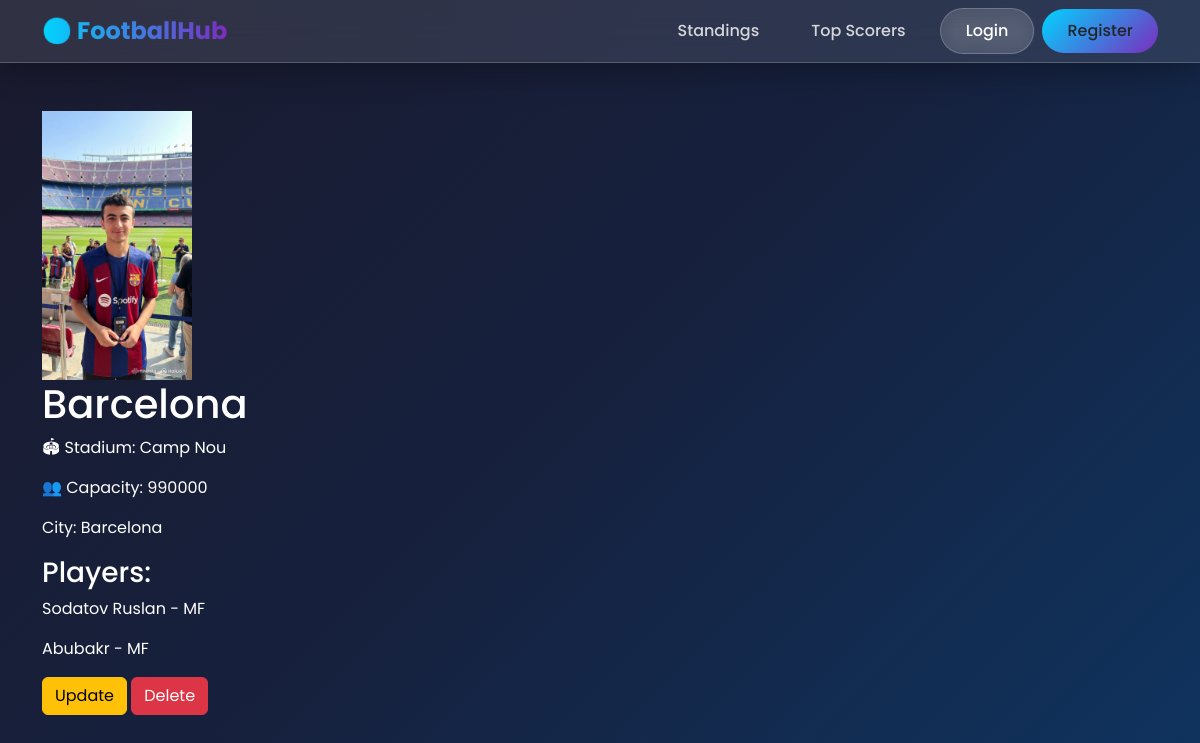
The app's page /team/1/ with its own data.
### football/models.py (models this page shows, shortened)
class Team(models.Model):
    name = models.CharField(max_length=100)
    city = models.CharField(max_length=100)
    logo = models.ImageField(upload_to='teams/', blank=True, null=True)
    stadium = models.CharField(max_length=100, blank=True, null=True)
    capacity = models.PositiveIntegerField(blank=True, null=True)
    created_at = models.DateTimeField(auto_now_add=True)

class Player(models.Model):
    POSITION_CHOICES = [
        ('GK', 'Goalkeeper'),
        ('DF', 'Defender'),
        ('MF', 'Midfielder'),
        ('FW', 'Forward'),
    ]
    team = models.ForeignKey(Team, on_delete=models.CASCADE, related_name='players')
    full_name = models.CharField(max_length=100)
    age = models.PositiveIntegerField()
    number = models.PositiveIntegerField()
    position = models.CharField(max_length=2, choices=POSITION_CHOICES)
    photo = models.ImageField(upload_to='players/', blank=True, null=True)
    overall = models.PositiveIntegerField(default=75)
    pace = models.PositiveIntegerField(default=70)
    shooting = models.PositiveIntegerField(default=70)
    passing = models.PositiveIntegerField(default=70)
    dribbling = models.PositiveIntegerField(default=70)
    defending = models.PositiveIntegerField(default=70)
    physical = models.PositiveIntegerField(default=70)

### football/views.py (the view)
# urls.py: path('team/<int:pk>/', views.team_detail, name='team_detail'),
def team_detail(request, pk):
    team = get_object_or_404(Team, pk=pk)
    return render(request, 'football/team_detail.html', {'team': team})

### templates/football/team_detail.html
{% extends 'base.html' %}
{% block content %}
{% if team.logo %}
    <img src="{{ team.logo.url }}" width="150">
{% else %}
    <p>No logo</p>
{% endif %}
<h1>{{ team.name }}</h1>
<p>🏟 Stadium: {{ team.stadium }}</p>
<p>👥 Capacity: {{ team.capacity }}</p>
<p>City: {{ team.city }}</p>
<h3>Players:</h3>
{% for player in team.players.all %}
    <p>{{ player.full_name }} - {{ player.position }}</p>
{% endfor %}
<a href="{% url 'team_update' team.pk %}" class="btn btn-warning">
    Update
</a>
<a href="{% url 'team_delete' team.pk %}" class="btn btn-danger">
    Delete
</a>
{% endblock content %}

### templates/base.html (style rules this page uses)
* { font-family: 'Poppins', sans-serif; }
body { background: linear-gradient(135deg, #1a1a2e 0%, #16213e 50%, #0f3460 100%); min-height: 100vh; color: #fff; }

### records on screen
Team: logo (picture), name "Barcelona", stadium "Camp Nou", capacity "990000", city "Barcelona"
Player: full_name "Sodatov Ruslan", position "MF"
Player: full_name "Abubakr", position "MF"
